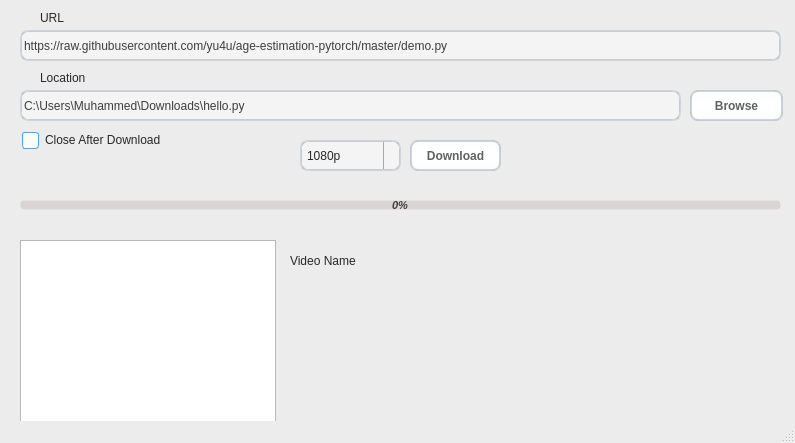
<?xml version="1.0" encoding="UTF-8"?>
<ui version="4.0">
 <class>MainWindow</class>
 <widget class="QMainWindow" name="MainWindow">
  <property name="geometry">
   <rect>
    <x>0</x>
    <y>0</y>
    <width>795</width>
    <height>443</height>
   </rect>
  </property>
  <property name="windowTitle">
   <string>MainWindow</string>
  </property>
  <property name="styleSheet">
   <string notr="true">
QMainWindow {
    background-color:#ececec;
}
QPushButton, QToolButton, QCommandLinkButton{
    padding: 0 5px 0 5px;
    border-style: solid;
    border-top-color: qlineargradient(spread:pad, x1:0, y1:0, x2:0, y2:1, stop:0 #c1c9cf, stop:1 #d2d8dd);
    border-right-color: qlineargradient(spread:pad, x1:1, y1:0, x2:0, y2:0, stop:0 #c1c9cf, stop:1 #d2d8dd);
    border-bottom-color: qlineargradient(spread:pad, x1:0, y1:1, x2:0, y2:0, stop:0 #c1c9cf, stop:1 #d2d8dd);
    border-left-color: qlineargradient(spread:pad, x1:0, y1:0, x2:1, y2:0, stop:0 #c1c9cf, stop:1 #d2d8dd);
    border-width: 2px;
    border-radius: 8px;
    color: #616161;
    font-weight: bold;
    background-color: qlineargradient(spread:pad, x1:0.5, y1:0, x2:0.5, y2:1, stop:0 #fbfdfd, stop:0.5 #ffffff, stop:1 #fbfdfd);
}
QPushButton::default, QToolButton::default, QCommandLinkButton::default{
    border: 2px solid transparent;
    color: #FFFFFF;
    background-color: qlineargradient(spread:pad, x1:0.5, y1:0, x2:0.5, y2:1, stop:0 #84afe5, stop:1 #1168e4);
}
QPushButton:hover, QToolButton:hover, QCommandLinkButton:hover{
    color: #3d3d3d;
}
QPushButton:pressed, QToolButton:pressed, QCommandLinkButton:pressed{
    color: #aeaeae;
    background-color: qlineargradient(spread:pad, x1:0.5, y1:0, x2:0.5, y2:1, stop:0 #ffffff, stop:0.5 #fbfdfd, stop:1 #ffffff);
}
QPushButton:disabled, QToolButton:disabled, QCommandLinkButton:disabled{
    color: #616161;
    background-color: qlineargradient(spread:pad, x1:0.5, y1:0, x2:0.5, y2:1, stop:0 #dce7eb, stop:0.5 #e0e8eb, stop:1 #dee7ec);
}
QLineEdit, QTextEdit, QPlainTextEdit, QSpinBox, QDoubleSpinBox, QTimeEdit, QDateEdit, QDateTimeEdit {
    border-width: 2px;
    border-radius: 8px;
    border-style: solid;
    border-top-color: qlineargradient(spread:pad, x1:0.5, y1:1, x2:0.5, y2:0, stop:0 #c1c9cf, stop:1 #d2d8dd);
    border-right-color: qlineargradient(spread:pad, x1:0, y1:0, x2:1, y2:0, stop:0 #c1c9cf, stop:1 #d2d8dd);
    border-bottom-color: qlineargradient(spread:pad, x1:0.5, y1:0, x2:0.5, y2:1, stop:0 #c1c9cf, stop:1 #d2d8dd);
    border-left-color: qlineargradient(spread:pad, x1:1, y1:0, x2:0, y2:0, stop:0 #c1c9cf, stop:1 #d2d8dd);
    background-color: #f4f4f4;
    color: #3d3d3d;
}
QLineEdit:focus, QTextEdit:focus, QPlainTextEdit:focus, QSpinBox:focus, QDoubleSpinBox:focus, QTimeEdit:focus, QDateEdit:focus, QDateTimeEdit:focus {
    border-width: 2px;
    border-radius: 8px;
    border-style: solid;
    border-top-color: qlineargradient(spread:pad, x1:0.5, y1:1, x2:0.5, y2:0, stop:0 #85b7e3, stop:1 #9ec1db);
    border-right-color: qlineargradient(spread:pad, x1:0, y1:0, x2:1, y2:0, stop:0 #85b7e3, stop:1 #9ec1db);
    border-bottom-color: qlineargradient(spread:pad, x1:0.5, y1:0, x2:0.5, y2:1, stop:0 #85b7e3, stop:1 #9ec1db);
    border-left-color: qlineargradient(spread:pad, x1:1, y1:0, x2:0, y2:0, stop:0 #85b7e3, stop:1 #9ec1db);
    background-color: #f4f4f4;
    color: #3d3d3d;
}
QLineEdit:disabled, QTextEdit:disabled, QPlainTextEdit:disabled, QSpinBox:disabled, QDoubleSpinBox:disabled, QTimeEdit:disabled, QDateEdit:disabled, QDateTimeEdit:disabled {
    color: #b9b9b9;
}
QSpinBox::up-button, QDoubleSpinBox::up-button, QTimeEdit::up-button, QDateEdit::up-button, QDateTimeEdit::up-button {
    subcontrol-origin: padding;
    subcontrol-position: top right;
    width: 15px;
    color: #272727;
    border-left-width: 1px;
    border-left-color: darkgray;
    border-left-style: solid;
    border-top-right-radius: 3px;
    padding: 3px;
}
QSpinBox::down-button, QDoubleSpinBox::down-button, QTimeEdit::down-button, QDateEdit::down-button, QDateTimeEdit::down-button {
    subcontrol-origin: padding;
    subcontrol-position: bottom right;
    width: 15px;
    color: #272727;
    border-left-width: 1px;
    border-left-color: darkgray;
    border-left-style: solid;
    border-bottom-right-radius: 3px;
    padding: 3px;
}
QSpinBox::up-button:pressed, QDoubleSpinBox::up-button:pressed, QTimeEdit::up-button:pressed, QDateEdit::up-button:pressed, QDateTimeEdit::up-button:pressed {
    color: #aeaeae;
    background-color: qlineargradient(spread:pad, x1:0.5, y1:0, x2:0.5, y2:1, stop:0 #ffffff, stop:0.5 #fbfdfd, stop:1 #ffffff);
}
QSpinBox::down-button:pressed, QDoubleSpinBox::down-button:pressed, QTimeEdit::down-button:pressed, QDateEdit::down-button:pressed, QDateTimeEdit::down-button:pressed {
    color: #aeaeae;
    background-color: qlineargradient(spread:pad, x1:0.5, y1:0, x2:0.5, y2:1, stop:0 #ffffff, stop:0.5 #fbfdfd, stop:1 #ffffff);
}
QSpinBox::up-button:hover, QDoubleSpinBox::up-button:hover, QTimeEdit::up-button:hover, QDateEdit::up-button:hover, QDateTimeEdit::up-button:hover {
    color: #FFFFFF;
    border-top-right-radius: 5px;
    background-color: qlineargradient(spread:pad, x1:0.5, y1:0, x2:0.5, y2:1, stop:0 #84afe5, stop:1 #1168e4);
    
}
QSpinBox::down-button:hover, QDoubleSpinBox::down-button:hover, QTimeEdit::down-button:hover, QDateEdit::down-button:hover, QDateTimeEdit::down-button:hover {
    color: #FFFFFF;
    border-bottom-right-radius: 5px;
    background-color: qlineargradient(spread:pad, x1:0.5, y1:0, x2:0.5, y2:1, stop:0 #84afe5, stop:1 #1168e4);
}
QSpinBox::up-arrow, QDoubleSpinBox::up-arrow, QTimeEdit::up-arrow, QDateEdit::up-arrow, QDateTimeEdit::up-arrow {
    image: url(/usr/share/icons/Adwaita/16x16/actions/go-up-symbolic.symbolic.png);
}
QSpinBox::down-arrow, QDoubleSpinBox::down-arrow, QTimeEdit::down-arrow, QDateEdit::down-arrow, QDateTimeEdit::down-arrow {
    image: url(/usr/share/icons/Adwaita/16x16/actions/go-down-symbolic.symbolic.png);
}
QProgressBar {
    max-height: 8px;
    text-align: center;
    font: italic bold 11px;
    color: #3d3d3d;
    border: 1px solid transparent;
    border-radius:4px;
    background-color: qlineargradient(spread:pad, x1:0, y1:0, x2:0, y2:1, stop:0 #ddd5d5, stop:0.5 #dad3d3, stop:1 #ddd5d5);
}
QProgressBar::chunk {
    background-color: qlineargradient(spread:pad, x1:0, y1:0, x2:0, y2:1, stop:0 #467dd1, stop:0.5 #3b88fc, stop:1 #467dd1);
    border-radius: 4px;
}
QProgressBar:disabled {
    color: #616161;
}
QProgressBar::chunk:disabled {
    background-color: #aeaeae;
}
QSlider::groove {
    border: 1px solid #bbbbbb;
    background-color: #52595d;
    border-radius: 4px;
}
QSlider::groove:horizontal {
    height: 6px;
}
QSlider::groove:vertical {
    width: 6px;
}
QSlider::handle:horizontal {
    background: #ffffff;
    border-style: solid;
    border-width: 1px;
    border-color: rgb(207,207,207);
    width: 12px;
    margin: -5px 0;
    border-radius: 7px;
}
QSlider::handle:vertical {
    background: #ffffff;
    border-style: solid;
    border-width: 1px;
    border-color: rgb(207,207,207);
    height: 12px;
    margin: 0 -5px;
    border-radius: 7px;
}
QSlider::add-page, QSlider::sub-page {
    border: 1px transparent;
    background-color: #52595d;
    border-radius: 4px;
}
QSlider::add-page:horizontal {
    background: qlineargradient(spread:pad, x1:0, y1:0, x2:0, y2:1, stop:0 #ddd5d5, stop:0.5 #dad3d3, stop:1 #ddd5d5);
}
QSlider::sub-page:horizontal {
    background-color: qlineargradient(spread:pad, x1:0, y1:0, x2:1, y2:0, stop:0 #467dd1, stop:0.5 #3b88fc, stop:1 #467dd1);
}
QSlider::add-page:vertical {
    background-color: qlineargradient(spread:pad, x1:0, y1:0, x2:0, y2:1, stop:0 #467dd1, stop:0.5 #3b88fc, stop:1 #467dd1);
}
QSlider::sub-page:vertical {
    background: qlineargradient(spread:pad, x1:0, y1:0, x2:1, y2:0, stop:0 #ddd5d5, stop:0.5 #dad3d3, stop:1 #ddd5d5);
}
QSlider::add-page:horizontal:disabled, QSlider::sub-page:horizontal:disabled, QSlider::add-page:vertical:disabled, QSlider::sub-page:vertical:disabled {
    background: #b9b9b9;
}
QComboBox, QFontComboBox {
    border-width: 2px;
    border-radius: 8px;
    border-style: solid;
    border-top-color: qlineargradient(spread:pad, x1:0.5, y1:1, x2:0.5, y2:0, stop:0 #c1c9cf, stop:1 #d2d8dd);
    border-right-color: qlineargradient(spread:pad, x1:0, y1:0, x2:1, y2:0, stop:0 #c1c9cf, stop:1 #d2d8dd);
    border-bottom-color: qlineargradient(spread:pad, x1:0.5, y1:0, x2:0.5, y2:1, stop:0 #c1c9cf, stop:1 #d2d8dd);
    border-left-color: qlineargradient(spread:pad, x1:1, y1:0, x2:0, y2:0, stop:0 #c1c9cf, stop:1 #d2d8dd);
    background-color: #f4f4f4;
    color: #272727;
    padding-left: 5px;
}
QComboBox:editable, QComboBox:!editable, QComboBox::drop-down:editable, QComboBox:!editable:on, QComboBox::drop-down:editable:on {
    background: #ffff;
}
QComboBox::drop-down {
    subcontrol-origin: padding;
    subcontrol-position: top right;
    width: 15px;
    color: #272727;
    border-left-width: 1px;
    border-left-color: darkgray;
    border-left-style: solid;
    border-top-right-radius: 3px;
    border-bottom-right-radius: 3px;
}
QComboBox::down-arrow {
    image: url(/usr/share/icons/Adwaita/16x16/actions/go-down-symbolic.symbolic.png); /*Adawaita icon thene*/
}

QComboBox::down-arrow:on {
    top: 1px;
    left: 1px;
}
QComboBox QAbstractItemView {
    border: 1px solid darkgray;
    border-radius: 8px;
    selection-background-color: #dadada;
    selection-color: #272727;
    color: #272727;
    background: white;
}
QLabel, QCheckBox, QRadioButton {
    color: #272727;
}
QCheckBox {
    padding: 2px;
}
QCheckBox:disabled, QRadioButton:disabled {
    color: #808086;
    padding: 2px;
}

QCheckBox:hover {
    border-radius:4px;
    border-style:solid;
    padding-left: 1px;
    padding-right: 1px;
    padding-bottom: 1px;
    padding-top: 1px;
    border-width:1px;
    border-color: transparent;
}
QCheckBox::indicator:checked {
    image: url(/usr/share/icons/Adwaita/16x16/actions/object-select-symbolic.symbolic.png);
    height: 15px;
    width: 15px;
    border-style:solid;
    border-width: 1px;
    border-color: #48a5fd;
    color: #ffffff;
    border-radius: 3px;
    background-color: qlineargradient(spread:pad, x1:0, y1:0, x2:0, y2:1, stop:0 #48a5fd, stop:0.5 #329cfb, stop:1 #48a5fd);
}
QCheckBox::indicator:unchecked {
    
    height: 15px;
    width: 15px;
    border-style:solid;
    border-width: 1px;
    border-color: #48a5fd;
    border-radius: 3px;
    background-color: #fbfdfa;
}
QLCDNumber {
    color: #616161;;
}
QMenuBar {
    background-color: #ececec;
}
QMenuBar::item {
    color: #616161;
    spacing: 3px;
    padding: 1px 4px;
    background-color: #ececec;
}

QMenuBar::item:selected {
    background-color: #dadada;
    color: #3d3d3d;
}
QMenu {
    background-color: #ececec;
}
QMenu::item:selected {
    background-color: #dadada;
    color: #3d3d3d;
}
QMenu::item {
    color: #616161;;
    background-color: #e0e0e0;
}
QTabWidget {
    color:rgb(0,0,0);
    background-color:#000000;
}
QTabWidget::pane {
    border-color: #050a0e;
    background-color: #e0e0e0;
    border-width: 1px;
    border-radius: 4px;
    position: absolute;
    top: -0.5em;
    padding-top: 0.5em;
}

QTabWidget::tab-bar {
    alignment: center;
}

QTabBar::tab {
    border-bottom: 1px solid #c0c0c0;
    padding: 3px;
    color: #272727;
    background-color: #fefefc;
    margin-left:0px;
}
QTabBar::tab:!last {
    border-right: 1px solid;
    border-right-color: #c0c0c0;
    border-bottom-color: #c0c0c0;
}
QTabBar::tab:first {
    border-top-left-radius: 4px;
    border-bottom-left-radius: 4px;
}
QTabBar::tab:last {
    border-top-right-radius: 4px;
    border-bottom-right-radius: 4px;
}
QTabBar::tab:selected, QTabBar::tab:last:selected, QTabBar::tab:hover {
    color: #FFFFFF;
    background-color: qlineargradient(spread:pad, x1:0.5, y1:0, x2:0.5, y2:1, stop:0 #84afe5, stop:1 #1168e4);
}
QRadioButton::indicator {
    height: 14px;
    width: 14px;
    border-style:solid;
    border-radius:7px;
    border-width: 1px;
}
QRadioButton::indicator:checked {
    border-color: #48a5fd;
    background-color: qradialgradient(cx:0.5, cy:0.5, radius:0.4,fx:0.5, fy:0.5, stop:0 #ffffff, stop:0.5 #ffffff, stop:0.6 #48a5fd, stop:1 #48a5fd);
}
QRadioButton::indicator:!checked {
    border-color: #a9b7c6;
    background-color: #fbfdfa;
}
QStatusBar {
    color:#027f7f;
}

QDial {
    background: #16a085;
}

QToolBox {
    color: #a9b7c6;
    background-color: #222b2e;
}
QToolBox::tab {
    color: #a9b7c6;
    background-color:#222b2e;
}
QToolBox::tab:selected {
    color: #FFFFFF;
    background-color:#222b2e;
}
QScrollArea {
    color: #FFFFFF;
    background-color:#222b2e;
}

QScrollBar:horizontal {
	max-height: 10px;
	border: 1px transparent grey;
	margin: 0px 20px 0px 20px;
	background: transparent;
}
QScrollBar:vertical {
	max-width: 10px;
	border: 1px transparent grey;
	margin: 20px 0px 20px 0px;
	background: transparent;
}
QScrollBar::handle:vertical, QScrollBar::handle:horizontal {
	background: #52595d;
	border-style: transparent;
	border-radius: 4px;
	min-height: 25px;
}
QScrollBar::handle:horizontal:hover, QScrollBar::handle:vertical:hover {
	background: qlineargradient(spread:pad, x1:0, y1:0, x2:1, y2:0, stop:0 #467dd1, stop:0.5 #3b88fc, stop:1 #467dd1);
}
QScrollBar::add-line, QScrollBar::sub-line {
    border: 2px transparent grey;
    border-radius: 4px;
    subcontrol-origin: margin;
    background: #b9b9b9;
}
QScrollBar::add-line:horizontal {
    width: 20px;
    subcontrol-position: right;
}
QScrollBar::add-line:vertical {
    height: 20px;
    subcontrol-position: bottom;
}
QScrollBar::sub-line:horizontal {
    width: 20px;
    subcontrol-position: left;
}
QScrollBar::sub-line:vertical {
    height: 20px;
    subcontrol-position: top;
}
QScrollBar::add-line:vertical:pressed, QScrollBar::add-line:horizontal:pressed, QScrollBar::sub-line:horizontal:pressed, QScrollBar::sub-line:vertical:pressed {
    background: qlineargradient(spread:pad, x1:0, y1:0, x2:1, y2:0, stop:0 #467dd1, stop:0.5 #3b88fc, stop:1 #467dd1);
}
QScrollBar::add-page:horizontal, QScrollBar::sub-page:horizontal, QScrollBar::add-page:vertical, QScrollBar::sub-page:vertical {
    background: none;
}
QScrollBar::up-arrow:vertical {
    image: url(/usr/share/icons/Adwaita/16x16/actions/go-up-symbolic.symbolic.png);
}
QScrollBar::down-arrow:vertical {
    image: url(/usr/share/icons/Adwaita/16x16/actions/go-down-symbolic.symbolic.png);
}
QScrollBar::left-arrow:horizontal {
    image: url(/usr/share/icons/Adwaita/16x16/actions/go-previous-symbolic.symbolic.png);
}
QScrollBar::right-arrow:horizontal {
    image: url(/usr/share/icons/Adwaita/16x16/actions/go-next-symbolic.symbolic.png);
}</string>
  </property>
  <widget class="QWidget" name="centralwidget">
   <widget class="QLineEdit" name="url_line">
    <property name="geometry">
     <rect>
      <x>20</x>
      <y>30</y>
      <width>761</width>
      <height>31</height>
     </rect>
    </property>
    <property name="toolTip">
     <string>&lt;html&gt;&lt;head/&gt;&lt;body&gt;&lt;p&gt;Enter youtube URL&lt;/p&gt;&lt;/body&gt;&lt;/html&gt;</string>
    </property>
    <property name="styleSheet">
     <string notr="true"/>
    </property>
    <property name="text">
     <string>https://raw.githubusercontent.com/yu4u/age-estimation-pytorch/master/demo.py</string>
    </property>
   </widget>
   <widget class="QLabel" name="url_label">
    <property name="geometry">
     <rect>
      <x>40</x>
      <y>10</y>
      <width>55</width>
      <height>16</height>
     </rect>
    </property>
    <property name="text">
     <string>URL</string>
    </property>
   </widget>
   <widget class="QLabel" name="location_label">
    <property name="geometry">
     <rect>
      <x>40</x>
      <y>70</y>
      <width>55</width>
      <height>16</height>
     </rect>
    </property>
    <property name="text">
     <string>Location</string>
    </property>
   </widget>
   <widget class="QLineEdit" name="location_line">
    <property name="geometry">
     <rect>
      <x>20</x>
      <y>90</y>
      <width>661</width>
      <height>31</height>
     </rect>
    </property>
    <property name="toolTip">
     <string>&lt;html&gt;&lt;head/&gt;&lt;body&gt;&lt;p&gt;Enter location of download&lt;/p&gt;&lt;/body&gt;&lt;/html&gt;</string>
    </property>
    <property name="styleSheet">
     <string notr="true"/>
    </property>
    <property name="text">
     <string>C:\Users\Muhammed\Downloads\hello.py</string>
    </property>
   </widget>
   <widget class="QComboBox" name="resulotion_combo">
    <property name="geometry">
     <rect>
      <x>300</x>
      <y>140</y>
      <width>101</width>
      <height>31</height>
     </rect>
    </property>
    <property name="toolTip">
     <string>&lt;html&gt;&lt;head/&gt;&lt;body&gt;&lt;p&gt;Choose the resulotion&lt;/p&gt;&lt;/body&gt;&lt;/html&gt;</string>
    </property>
    <property name="styleSheet">
     <string notr="true"/>
    </property>
    <item>
     <property name="text">
      <string>1080p</string>
     </property>
    </item>
    <item>
     <property name="text">
      <string>720p</string>
     </property>
    </item>
    <item>
     <property name="text">
      <string>480p</string>
     </property>
    </item>
    <item>
     <property name="text">
      <string>360p</string>
     </property>
    </item>
   </widget>
   <widget class="QPushButton" name="download_button">
    <property name="geometry">
     <rect>
      <x>410</x>
      <y>140</y>
      <width>91</width>
      <height>31</height>
     </rect>
    </property>
    <property name="toolTip">
     <string>&lt;html&gt;&lt;head/&gt;&lt;body&gt;&lt;p&gt;Start Download&lt;/p&gt;&lt;/body&gt;&lt;/html&gt;</string>
    </property>
    <property name="styleSheet">
     <string notr="true"/>
    </property>
    <property name="text">
     <string>Download</string>
    </property>
   </widget>
   <widget class="QGraphicsView" name="current_video_image">
    <property name="geometry">
     <rect>
      <x>20</x>
      <y>240</y>
      <width>256</width>
      <height>192</height>
     </rect>
    </property>
    <property name="styleSheet">
     <string notr="true"/>
    </property>
   </widget>
   <widget class="QLabel" name="current_video">
    <property name="geometry">
     <rect>
      <x>290</x>
      <y>240</y>
      <width>131</width>
      <height>41</height>
     </rect>
    </property>
    <property name="styleSheet">
     <string notr="true"/>
    </property>
    <property name="text">
     <string>Video Name</string>
    </property>
   </widget>
   <widget class="QPushButton" name="browse_button">
    <property name="geometry">
     <rect>
      <x>690</x>
      <y>90</y>
      <width>93</width>
      <height>31</height>
     </rect>
    </property>
    <property name="toolTip">
     <string>&lt;html&gt;&lt;head/&gt;&lt;body&gt;&lt;p&gt;Browse in PC&lt;/p&gt;&lt;p&gt;&lt;br/&gt;&lt;/p&gt;&lt;/body&gt;&lt;/html&gt;</string>
    </property>
    <property name="styleSheet">
     <string notr="true"/>
    </property>
    <property name="text">
     <string>Browse</string>
    </property>
   </widget>
   <widget class="QCheckBox" name="close_check">
    <property name="enabled">
     <bool>true</bool>
    </property>
    <property name="geometry">
     <rect>
      <x>20</x>
      <y>130</y>
      <width>191</width>
      <height>20</height>
     </rect>
    </property>
    <property name="mouseTracking">
     <bool>false</bool>
    </property>
    <property name="toolTip">
     <string>&lt;html&gt;&lt;head/&gt;&lt;body&gt;&lt;p&gt;Close program after download the video&lt;/p&gt;&lt;/body&gt;&lt;/html&gt;</string>
    </property>
    <property name="layoutDirection">
     <enum>Qt::LeftToRight</enum>
    </property>
    <property name="styleSheet">
     <string notr="true"/>
    </property>
    <property name="text">
     <string>Close After Download</string>
    </property>
   </widget>
   <widget class="QProgressBar" name="progressBar">
    <property name="geometry">
     <rect>
      <x>20</x>
      <y>200</y>
      <width>761</width>
      <height>10</height>
     </rect>
    </property>
    <property name="layoutDirection">
     <enum>Qt::LeftToRight</enum>
    </property>
    <property name="value">
     <number>0</number>
    </property>
   </widget>
  </widget>
  <widget class="QStatusBar" name="statusbar"/>
 </widget>
 <resources/>
 <connections/>
</ui>
